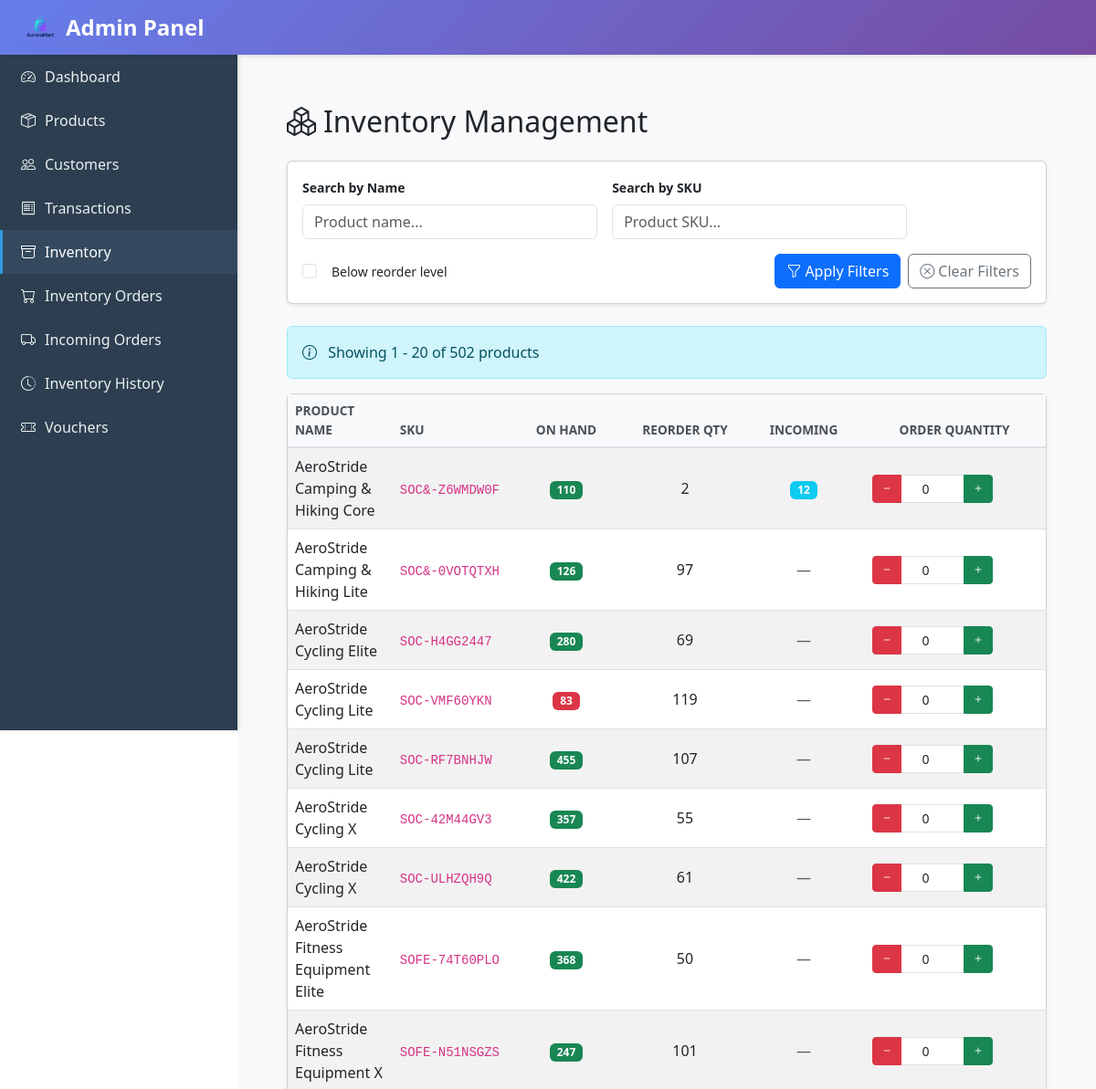
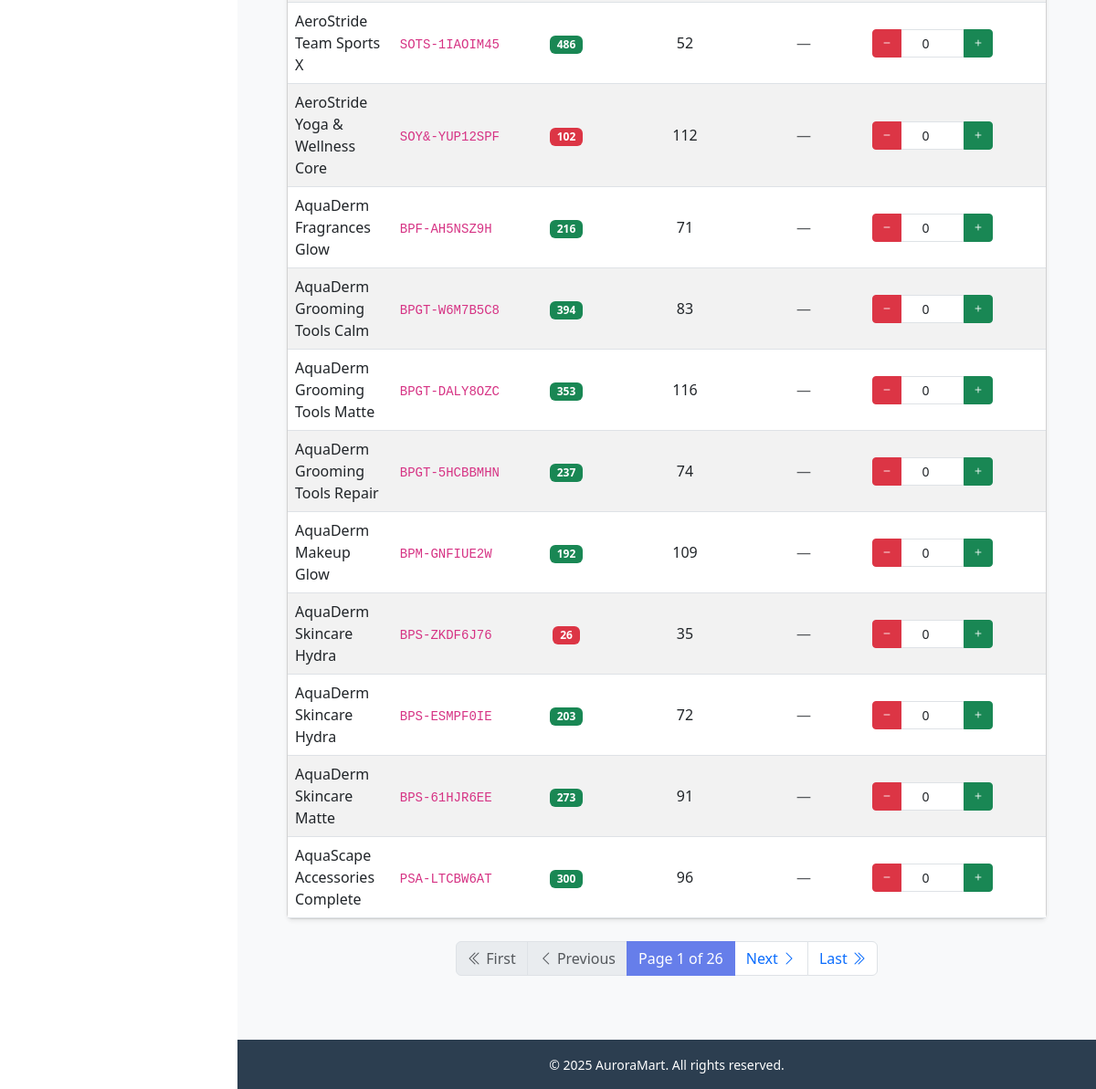
The app's page /admin_panel/inventory/ with its own data (2 pictures, top to bottom).
### auroramart/models.py (models this page shows, shortened)
class Product(models.Model):
    sku = models.CharField(max_length=64, unique=True, verbose_name="SKU Code")
    name = models.CharField(max_length=255, verbose_name="Product Name")
    description = models.TextField(blank=True, verbose_name="Product Description")
    category = models.ForeignKey(
        Category, related_name="products", on_delete=models.PROTECT, verbose_name="Product Category"
    )
    subcategory = models.ForeignKey(
        SubCategory, related_name="products", on_delete=models.PROTECT, verbose_name="Product Subcategory"
    )
    quantity_on_hand = models.PositiveIntegerField(default=0, validators=[MinValueValidator(0)])
    reorder_quantity = models.PositiveIntegerField(default=10, validators=[MinValueValidator(0)])
    unit_price = models.DecimalField(
        max_digits=10, decimal_places=2, default=0.00, validators=[MinValueValidator(0)]
    )
    rating = models.DecimalField(
        max_digits=3,
        decimal_places=1,
        default=0.0,
        null=True,
        blank=True,
        validators=[MinValueValidator(0), MaxValueValidator(5)],
        verbose_name="Product Rating"
    )
    is_active = models.BooleanField(default=True)
    image_url = models.URLField(
        max_length=500,
        blank=True,
        null=True,
        verbose_name="Image URL",
        help_text="External image URL (e.g., from Google Images)"
    )
    image = models.ImageField(
        upload_to='products/',
        blank=True,
        null=True,
        verbose_name="Product Image",
        help_text="Upload a product image file"
    )
    class Meta:
        ordering = ["name"]
        indexes = [
            models.Index(fields=["sku"]),
            models.Index(fields=["is_active"]),
        ]

### admin_panel/views.py (the view, shortened to what this page needs)
# urls.py: path("inventory/", views.inventory_list, name="inventory_list"),
def inventory_list(request):
    products = Product.objects.all()
    search_query = request.GET.get('q', '')
    sku_query = request.GET.get('sku', '')
    below_reorder = request.GET.get('below_reorder', '')
    if search_query:
        products = products.filter(name__icontains=search_query)
    if sku_query:
        exact_match = products.filter(sku__iexact=sku_query)
        if exact_match.exists():
            products = exact_match
        else:
            products = products.filter(sku__icontains=sku_query)
    if below_reorder:
        products = products.filter(quantity_on_hand__lte=F('reorder_quantity'))
    paginator = Paginator(products, 20)
    page_number = request.GET.get('page')
    page_obj = paginator.get_page(page_number)
    order_cart = request.session.get('order_cart', {})
    for product in page_obj:
        product.order_qty = order_cart.get(str(product.id), 0)
        try:
            incoming_qty = IncomingStock.objects.filter(
                product_id=product.id,
                status__in=['confirmed', 'received']
            ).values_list('quantity', flat=True)
            product.incoming_stock_qty = sum(incoming_qty) if incoming_qty else 0
        except Exception as e:
            product.incoming_stock_qty = 0
    context = {
        'page_obj': page_obj,
        'search_query': search_query,
        'sku_query': sku_query,
        'below_reorder': below_reorder,
    }
    return render(request, 'admin_panel/inventory_list.html', context)

### ecommercemodule/context_processors.py (called while the page is built)
def cart_item_count(request):
    cart = None
    if not hasattr(request, "session"):
        return {"cart_item_count": 0}
    if request.user.is_authenticated:
        profile, _ = Customer.objects.get_or_create(user=request.user)
        cart = Cart.objects.filter(customer=profile).first()
    else:
        session_key = request.session.session_key
        if not session_key:
            request.session.create()
            session_key = request.session.session_key
        cart = Cart.objects.filter(session_key=session_key).first()
    if not cart:
        return {"cart_item_count": 0}
    total = cart.items.aggregate(total=Sum("quantity"))["total"] or 0
    return {"cart_item_count": total}

### admin_panel/templates/admin_panel/inventory_list.html (shortened to what this page needs)
{% extends "base.html" %}
{% block content %}
<link href="https://cdn.jsdelivr.net/npm/bootstrap@5.3.0/dist/css/bootstrap.min.css" rel="stylesheet">
<link href="https://cdn.jsdelivr.net/npm/bootstrap-icons@1.10.0/font/bootstrap-icons.css" rel="stylesheet">
<div class="container-fluid px-4 py-4">
    <div class="mb-4">
        <h2 class="mb-0"><i class="bi bi-boxes me-2"></i>Inventory Management</h2>
    </div>
    <div class="card shadow-sm mb-4">
        <div class="card-body">
            <form method="get" id="inventoryFilterForm">
                <div class="row g-3">
                    <div class="col-md-5">
                        <label class="form-label fw-bold small">Search by Name</label>
                        <input type="text" name="q" class="form-control" placeholder="Product name..." value="{{ search_query }}">
                    </div>
                    <div class="col-md-5">
                        <label class="form-label fw-bold small">Search by SKU</label>
                        <input type="text" name="sku" class="form-control" placeholder="Product SKU..." value="{{ sku_query }}">
                    </div>
                </div>
                <div class="row mt-3">
                    <div class="col-12 d-flex align-items-center">
                        <div class="form-check mb-0">
                            <input class="form-check-input" type="checkbox" value="1" id="belowReorder" name="below_reorder" {% if below_reorder %}checked{% endif %}>
                            <label class="form-check-label small ms-2" for="belowReorder">Below reorder level</label>
                        </div>
                        <div class="ms-auto d-flex gap-2">
                            <button type="submit" class="btn btn-primary">
                                <i class="bi bi-funnel me-1"></i>Apply Filters
                            </button>
                            <a href="{% url 'admin_panel:inventory_list' %}" class="btn btn-outline-secondary">
                                <i class="bi bi-x-circle me-1"></i>Clear Filters
                            </a>
                        </div>
                    </div>
                </div>
            </form>
        </div>
    </div>
    <div class="alert alert-info mb-3">
        <i class="bi bi-info-circle me-2"></i>
        Showing {{ page_obj.start_index }} - {{ page_obj.end_index }} of {{ page_obj.paginator.count }} products
    </div>
    <form method="post">
        <div class="card shadow-sm">
            <div class="card-body p-0">
                <div class="table-responsive">
                    <table class="table table-hover table-striped mb-0 align-middle">
                        <thead class="table-dark">
                            <tr>
                                <th>Product Name</th>
                                <th style="width: 120px;">SKU</th>
                                <th class="text-center" style="width: 130px;">On Hand</th>
                                <th class="text-center" style="width: 130px;">Reorder Qty</th>
                                <th class="text-center" style="width: 130px;">Incoming</th>
                                <th class="text-center" style="width: 200px;">Order Quantity</th>
                            </tr>
                        </thead>
                        <tbody>
                            {% for product in page_obj %}
                            <tr>
                                <td class="fw-medium">{{ product.name }}</td>
                                <td><code>{{ product.sku }}</code></td>
                                <td class="text-center">
                                    <span class="badge {% if product.quantity_on_hand < product.reorder_quantity %}bg-danger{% else %}bg-success{% endif %}">
                                        {{ product.quantity_on_hand }}
                                    </span>
                                </td>
                                <td class="text-center">{{ product.reorder_quantity }}</td>
                                <td class="text-center">
                                    {% if product.incoming_stock_qty > 0 %}
                                        <span class="badge bg-info">{{ product.incoming_stock_qty }}</span>
                                    {% else %}
                                        <span class="text-muted">—</span>
                                    {% endif %}
                                </td>
                                <td class="text-center">
                                    <div class="input-group input-group-sm" style="width: 180px; margin: 0 auto;">
                                        <button type="submit" name="decrement" value="{{ product.id }}" class="btn btn-danger" title="Decrease">
                                            <i class="bi bi-dash"></i>
                                        </button>
                                        <input type="number"
                                               name="order_qty_{{ product.id }}"
                                               value="{{ product.order_qty }}"
                                               min="0"
                                               class="form-control text-center"
                                               style="max-width: 70px;">
                                        <button type="submit" name="increment" value="{{ product.id }}" class="btn btn-success" title="Increase">
                                            <i class="bi bi-plus"></i>
                                        </button>
                                    </div>
                                </td>
                            </tr>
                            {% endfor %}
                        </tbody>
                    </table>
                </div>
            </div>
        </div>
    </form>
    {% if page_obj.paginator.num_pages > 1 %}
    <nav aria-label="Inventory pagination" class="mt-4">
        <ul class="pagination justify-content-center">
            {% if page_obj.has_previous %}
                <li class="page-item">
                    <a class="page-link" href="?page=1{% if search_query %}&q={{ search_query }}{% endif %}{% if sku_query %}&sku={{ sku_query }}{% endif %}{% if below_reorder %}&below_reorder=1{% endif %}">
                        <i class="bi bi-chevron-double-left"></i> First
                    </a>
                </li>
                <li class="page-item">
                    <a class="page-link" href="?page={{ page_obj.previous_page_number }}{% if search_query %}&q={{ search_query }}{% endif %}{% if sku_query %}&sku={{ sku_query }}{% endif %}{% if below_reorder %}&below_reorder=1{% endif %}">
                        <i class="bi bi-chevron-left"></i> Previous
                    </a>
                </li>
            {% else %}
                <li class="page-item disabled">
                    <span class="page-link"><i class="bi bi-chevron-double-left"></i> First</span>
                </li>
                <li class="page-item disabled">
                    <span class="page-link"><i class="bi bi-chevron-left"></i> Previous</span>
                </li>
            {% endif %}
            <li class="page-item active">
                <span class="page-link">
                    Page {{ page_obj.number }} of {{ page_obj.paginator.num_pages }}
                </span>
            </li>
            {% if page_obj.has_next %}
                <li class="page-item">
                    <a class="page-link" href="?page={{ page_obj.next_page_number }}{% if search_query %}&q={{ search_query }}{% endif %}{% if sku_query %}&sku={{ sku_query }}{% endif %}{% if below_reorder %}&below_reorder=1{% endif %}">
                        Next <i class="bi bi-chevron-right"></i>
                    </a>
                </li>
                <li class="page-item">
                    <a class="page-link" href="?page={{ page_obj.paginator.num_pages }}{% if search_query %}&q={{ search_query }}{% endif %}{% if sku_query %}&sku={{ sku_query }}{% endif %}{% if below_reorder %}&below_reorder=1{% endif %}">
                        Last <i class="bi bi-chevron-double-right"></i>
                    </a>
                </li>
            {% endif %}
        </ul>
    </nav>
    {% endif %}
</div>
{% endblock %}

### admin_panel/templates/base.html (style rules this page uses)
:root { --sidebar-width: 260px; --header-height: 60px; }
body { font-family: 'Segoe UI', Tahoma, Geneva, Verdana, sans-serif; min-height: 100vh; display: flex; flex-direction: column; }
.table { background: white; }
.table thead th { background-color: #f8f9fa; border-bottom: 2px solid #dee2e6; font-weight: 600; text-transform: uppercase; font-size: 0.85rem; color: #495057; }
.pagination { margin-top: 20px; }
.page-link { color: #667eea; }
.page-item.active .page-link { background-color: #667eea; border-color: #667eea; }

### records on screen
Product: name "AeroStride Camping & Hiking Core", sku "SOC&-Z6WMDW0F", quantity_on_hand "110", reorder_quantity "2", incoming_stock_qty "12", {{ product.id }} 314 (drawn), order_qty "0"
Product: name "AeroStride Camping & Hiking Lite", sku "SOC&-0VOTQTXH", quantity_on_hand "126", reorder_quantity "97", {{ product.id }} 108 (drawn), order_qty "0"
Product: name "AeroStride Cycling Elite", sku "SOC-H4GG2447", quantity_on_hand "280", reorder_quantity "69", {{ product.id }} 216 (drawn), order_qty "0"
Product: name "AeroStride Cycling Lite", sku "SOC-VMF60YKN", quantity_on_hand "83", reorder_quantity "119", {{ product.id }} 181 (drawn), order_qty "0"
Product: name "AeroStride Cycling Lite", sku "SOC-RF7BNHJW", quantity_on_hand "455", reorder_quantity "107", {{ product.id }} 321 (drawn), order_qty "0"
Product: name "AeroStride Cycling X", sku "SOC-42M44GV3", quantity_on_hand "357", reorder_quantity "55", {{ product.id }} 165 (drawn), order_qty "0"
Product: name "AeroStride Cycling X", sku "SOC-ULHZQH9Q", quantity_on_hand "422", reorder_quantity "61", {{ product.id }} 433 (drawn), order_qty "0"
Product: name "AeroStride Fitness Equipment Elite", sku "SOFE-74T60PLO", quantity_on_hand "368", reorder_quantity "50", {{ product.id }} 154 (drawn), order_qty "0"
Product: name "AeroStride Fitness Equipment X", sku "SOFE-N51NSGZS", quantity_on_hand "247", reorder_quantity "101", {{ product.id }} 424 (drawn), order_qty "0"
Product: name "AeroStride Team Sports X", sku "SOTS-1IAOIM45", quantity_on_hand "486", reorder_quantity "52", {{ product.id }} 156 (drawn), order_qty "0"
Product: name "AeroStride Yoga & Wellness Core", sku "SOY&-YUP12SPF", quantity_on_hand "102", reorder_quantity "112", {{ product.id }} 77 (drawn), order_qty "0"
Product: name "AquaDerm Fragrances Glow", sku "BPF-AH5NSZ9H", quantity_on_hand "216", reorder_quantity "71", {{ product.id }} 486 (drawn), order_qty "0"
Product: name "AquaDerm Grooming Tools Calm", sku "BPGT-W6M7B5C8", quantity_on_hand "394", reorder_quantity "83", {{ product.id }} 92 (drawn), order_qty "0"
Product: name "AquaDerm Grooming Tools Matte", sku "BPGT-DALY8OZC", quantity_on_hand "353", reorder_quantity "116", {{ product.id }} 32 (drawn), order_qty "0"
Product: name "AquaDerm Grooming Tools Repair", sku "BPGT-5HCBBMHN", quantity_on_hand "237", reorder_quantity "74", {{ product.id }} 180 (drawn), order_qty "0"
Product: name "AquaDerm Makeup Glow", sku "BPM-GNFIUE2W", quantity_on_hand "192", reorder_quantity "109", {{ product.id }} 318 (drawn), order_qty "0"
Product: name "AquaDerm Skincare Hydra", sku "BPS-ZKDF6J76", quantity_on_hand "26", reorder_quantity "35", {{ product.id }} 404 (drawn), order_qty "0"
Product: name "AquaDerm Skincare Hydra", sku "BPS-ESMPF0IE", quantity_on_hand "203", reorder_quantity "72", {{ product.id }} 466 (drawn), order_qty "0"
Product: name "AquaDerm Skincare Matte", sku "BPS-61HJR6EE", quantity_on_hand "273", reorder_quantity "91", {{ product.id }} 459 (drawn), order_qty "0"
Product: name "AquaScape Accessories Complete", sku "PSA-LTCBW6AT", quantity_on_hand "300", reorder_quantity "96", {{ product.id }} 405 (drawn), order_qty "0"

### other values on screen
{{ page_obj.start_index }} "1"
{{ page_obj.end_index }} "20"
{{ page_obj.paginator.count }} "502"
{{ page_obj.number }} "1"
{{ page_obj.paginator.num_pages }} "26"
